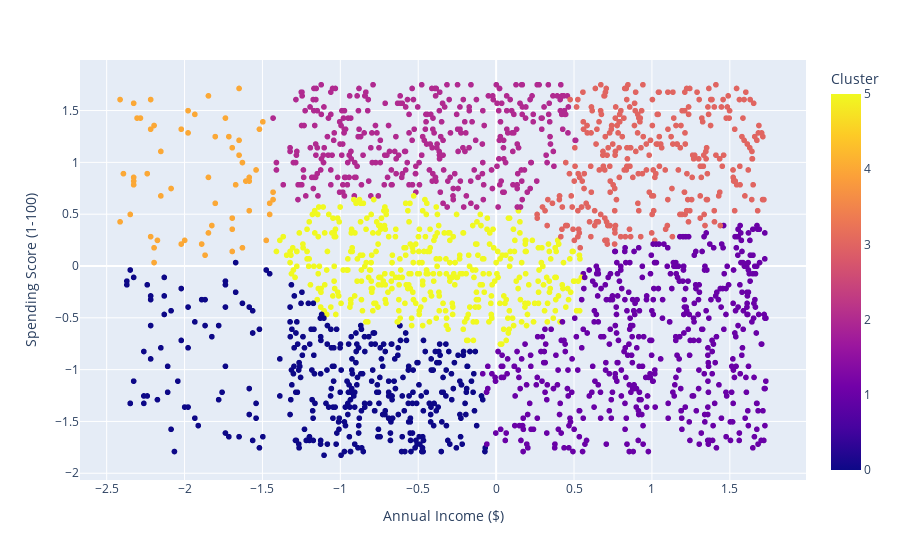

Notebook cell for this chart:
### Code cell
import numpy as np
import pandas as pd
import matplotlib.pyplot as plt
import plotly.express as px
from sklearn.cluster import Birch
from sklearn.preprocessing import StandardScaler
from sklearn.metrics import silhouette_score

# Load the dataset
df = pd.read_csv('./Customers.csv')

# Preprocess the dataset
df.dropna(inplace=True)
scaler = StandardScaler()
num_cols = ['Annual Income ($)', 'Spending Score (1-100)']
df[num_cols] = scaler.fit_transform(df[num_cols])

# Select columns to decode
columns_to_decode = ['Annual Income ($)', 'Spending Score (1-100)']

# Get the original values of the columns
original_values = scaler.inverse_transform(df[columns_to_decode].values)

# Add the original values to the dataframe
for i, col in enumerate(columns_to_decode):
    df[col + ' (original)'] = original_values[:, i]

# Perform clustering using Birch algorithm
X = df[['Annual Income ($)', 'Spending Score (1-100)']].values
birch = Birch(threshold=0.55, branching_factor = 30, n_clusters=6)
birch.fit(X)

# Add the cluster labels to the original dataframe
df['Cluster'] = birch.predict(X)

# Print the data about the formed clusters
# for i in range(len(np.unique(birch.labels_))):
#     print("Cluster ", i+1, ":")
#     print(df.loc[df['Cluster'] == i])
#     print("")

# Visualize the output
fig = px.scatter(df, x='Annual Income ($)', y='Spending Score (1-100)', color='Cluster',
                 hover_data=['CustomerID', 'Gender', 'Age', 'Annual Income ($)', 'Annual Income ($) (original)',
                             'Spending Score (1-100)', 'Spending Score (1-100) (original)', 'Profession', 'Work Experience', 'Family Size'])
fig.show()

# Evaluate the performance of the algorithm
silhouette_score(X, birch.labels_)

### Figure 1 — Plotly figure (JSON) as saved in the notebook; plotly's stock layout.template omitted (floating-point values rounded to 4 significant figures; data arrays with more than 128 entries replaced by an {"elided": "..."} marker saying what was removed)
{"data": [{"customdata": {"elided": "1965x8 mixed values"}, "hovertemplate": "Annual Income ($)=%{x}<br>Spending Score (1-100)=%{y}<br>CustomerID=%{customdata[0]}<br>Gender=%{customdata[1]}<br>Age=%{customdata[2]}<br>Annual Income ($) (original)=%{customdata[3]}<br>Spending Score (1-100) (original)=%{customdata[4]}<br>Profession=%{customdata[5]}<br>Work Experience=%{customdata[6]}<br>Family Size=%{customdata[7]}<br>Cluster=%{marker.color}<extra></extra>", "legendgroup": "", "marker": {"color": {"elided": "1965 int values"}, "coloraxis": "coloraxis", "symbol": "circle"}, "mode": "markers", "name": "", "showlegend": false, "type": "scattergl", "x": {"elided": "1965 float values"}, "xaxis": "x", "y": {"elided": "1965 float values"}, "yaxis": "y"}], "layout": {"autosize": true, "coloraxis": {"colorbar": {"title": {"text": "Cluster"}}, "colorscale": [[0, "#0d0887"], [0.1111, "#46039f"], [0.2222, "#7201a8"], [0.3333, "#9c179e"], [0.4444, "#bd3786"], [0.5556, "#d8576b"], [0.6667, "#ed7953"], [0.7778, "#fb9f3a"], [0.8889, "#fdca26"], [1, "#f0f921"]]}, "legend": {"tracegroupgap": 0}, "margin": {"t": 60}, "xaxis": {"anchor": "y", "autorange": true, "domain": [0, 1], "range": [-2.665, 1.983], "title": {"text": "Annual Income ($)"}, "type": "linear"}, "yaxis": {"anchor": "x", "autorange": true, "domain": [0, 1], "range": [-2.103, 2.026], "title": {"text": "Spending Score (1-100)"}, "type": "linear"}}}
